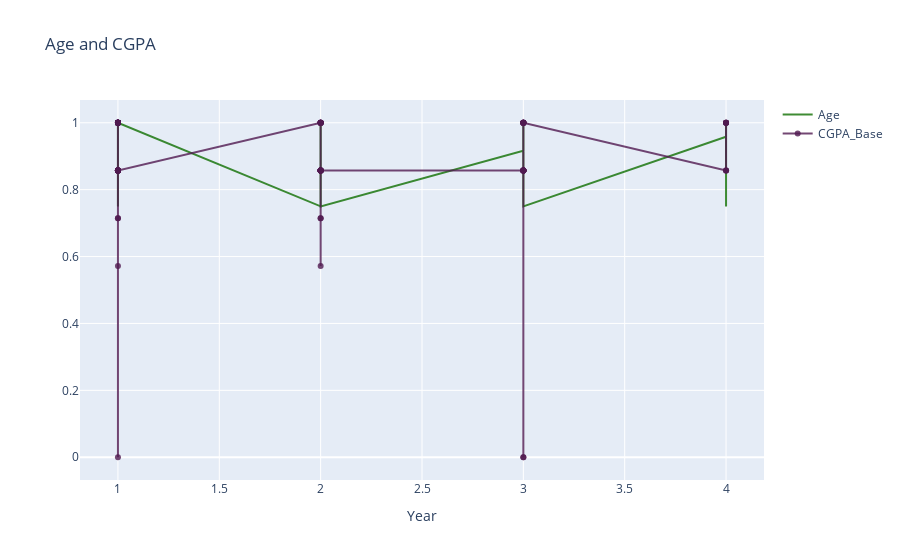

The notebook cell saved with this chart:
### Code cell
from plotly.offline import iplot #iplot(fig) satırının çalışabilmesi için bu import'a ihtiyaç var. 

# Creating trace1
trace1 = go.Scatter(
                    x = df4.year_num,
                    y = df4.Age,
                    mode = "lines",
                    name = "Age",
                    marker = dict(color = 'rgba(16, 112, 2, 0.8)'),
                    text= df4.Timestamp)
# Creating trace2
trace2 = go.Scatter(
                    x = df4.year_num,
                    y = df4.CGPA_Base,
                    mode = "lines+markers",
                    name = "CGPA_Base",
                    marker = dict(color = 'rgba(80, 26, 80, 0.8)'),
                    text= df4.Timestamp)
data = [trace1, trace2]
layout = dict(title = 'Age and CGPA',
              xaxis= dict(title= 'Year',ticklen= 5,zeroline= False)
             )
fig = dict(data = data, layout = layout)
iplot(fig)
